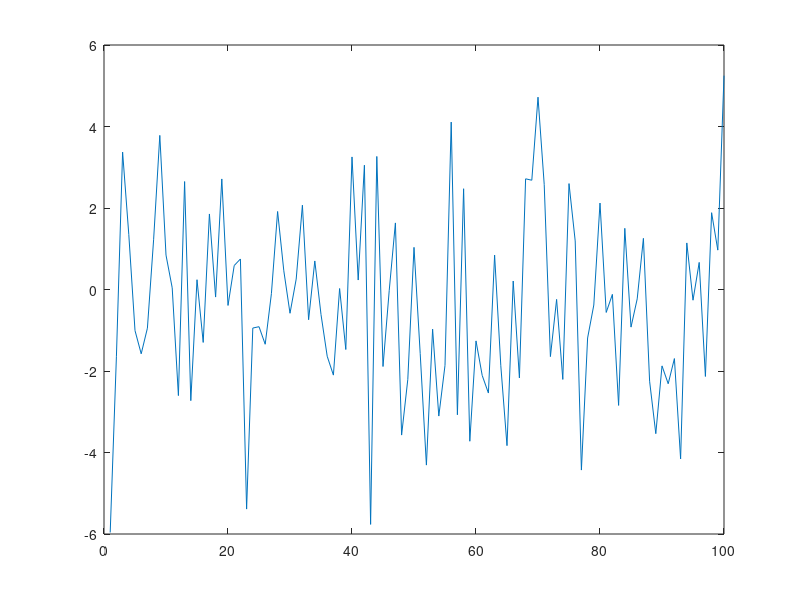

MATLAB code to generate this figure: (Note: this script raises an error after producing the figure.)
clear
rng(1)
addpath(genpath('csmc_cp'));
addpath(genpath('smc_cp'));
addpath(genpath('fearnhead_cp'));
addpath(genpath('tests'));
addpath(genpath('utils'));


%% test CSMC

T = 100;
tau_star = [0,50];

s2 = 5;
means = repmat([0,0],1,length(tau_star)/2)*2;
obs_arr = zeros(1,T);
% generate data
for i = 1:T
    segment_current = sum(i>tau_star);
    obs_arr(i) = randn(1)*sqrt(s2) + means(segment_current);
end

figure(1)
plot(obs_arr)

% set parameters
params.pGeo = 0.02;
params.Y = obs_arr;
params.sigma02 = 10;
params.sigma2 = s2;
[~,T] = size(params.Y);
tau0 = [0:10:(T-1)];
tau = tau0;



%% run test for small number of particles using iterated conditional SMC

N = 2;
M = 1e4;

tau_collect = [tau];
like_ests = zeros(1,M);
pGeo_collect = zeros(1,M);
a_prior = 1;
b_prior = 1;
for m=1:M
    disp(m)
    % cSMC to sample kernel leaving the full conditional over changepoints
    % invariant
    [SS_all,log_W_all,log_W_bar_all] = forwardFilteringCSMC(N,tau,params);
    [ tau ] = bwdsSampling(params,SS_all,log_W_all);
    [like_est] = get_likelihood_est(log_W_bar_all);
    
    % update changepoint parameters conditional on changepoints
    n_success = length(tau)-1;
    params.pGeo = betarnd(a_prior + n_success,b_prior + T - n_success);
    
    % save results
    like_ests(m) = like_est;
    tau_collect = [tau_collect,tau];
    pGeo_collect(m) = params.pGeo;
end




% plot posteriors
figure(2);
subplot(3,1,1)
histogram(tau_collect(tau_collect>0),0:T)
title('Posterior distribution of changepoints particle Gibbs')

subplot(3,1,2)
histogram(pGeo_collect)
title('Posterior distribution of geometric parameter for changepoint prior')

subplot(3,1,3)
ncp = n_changepoints_from_list(tau_collect);
histogram(ncp(floor(0.1*length(ncp)):end))
title('Posterior distribution of number changepoints')


% plot acfs
figure(3)
subplot(2,1,1)
autocorr(n_changepoints_from_list(tau_collect),50)
title('Autocorrelation of number changepoints particle Gibbs')

subplot(2,1,2)
autocorr(pGeo_collect,50)
title('Autocorrelation of geometric parameter for changepoint prior')





